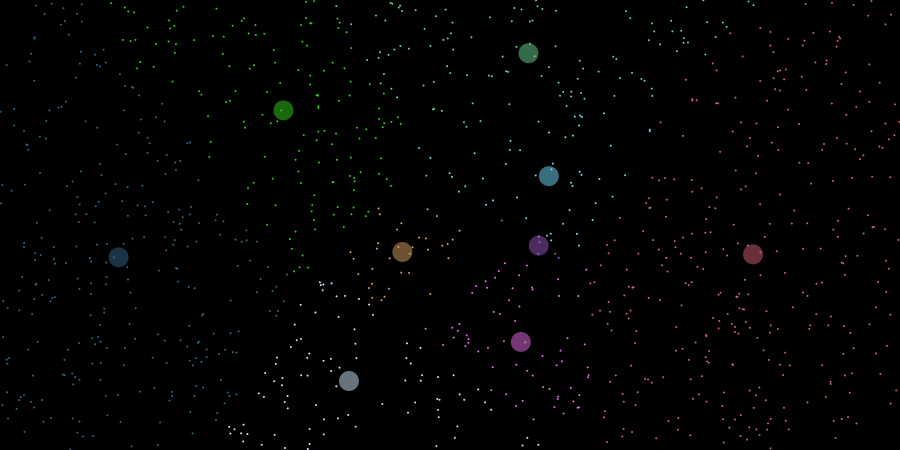
Frame 1 (no input)
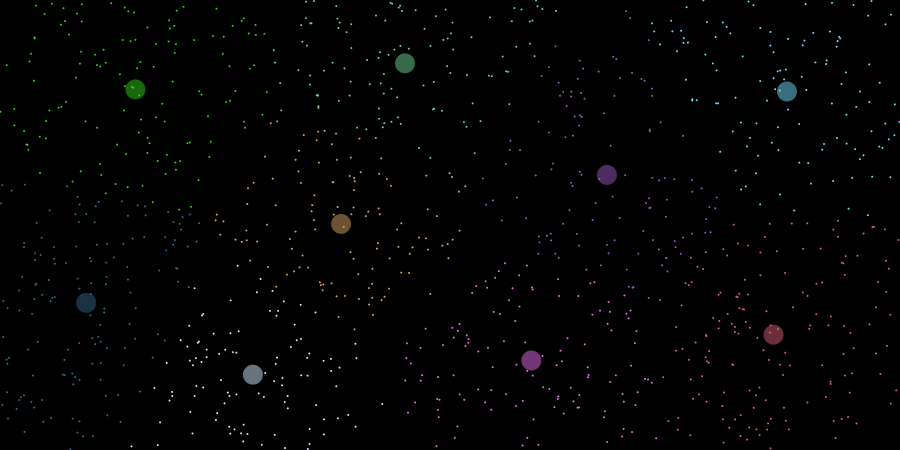
Frame 60 (the mouse pressed at the canvas centre just before this capture)
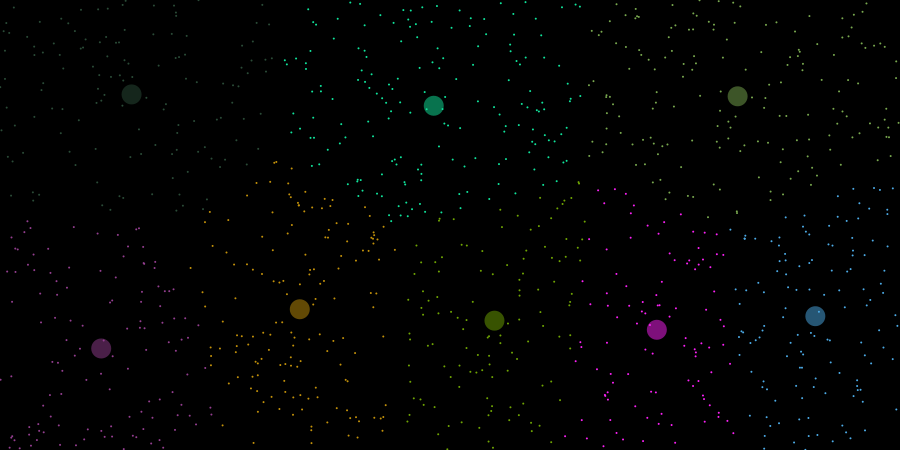
Frame 120 (the mouse held since frame 60 and released just before this capture)

The Processing sketch that drew these frames (run headless with seeded random() and noise(); from frame 60 on, the mouse is pressed at the canvas centre):

// Processing sketch: processing_51456
// ── processing_51456.pde

int numberOfParticles = 1096;
int numberOfCentroids = 9;


int counter = 0;

ArrayList particles, centroids;

void setup() {

  size(900, 450);
  background(255);
  smooth();

  particles = new ArrayList();
  centroids = new ArrayList();

  for (int i = 0; i < numberOfParticles; i++) {
    particles.add(new c_Particle());
  }

  for (int i = 0; i < numberOfCentroids; i++) {
    centroids.add(new c_Centroid(i, random(255), random(255), random(255)));
  }

  TickSim();
}

void draw() {

  background(0);

  counter++;
  
  TickSim();

  if (counter > 100) { 
    
    counter = 0;
    
    particles.clear(); centroids.clear();
    
      for (int i = 0; i < numberOfParticles; i++) {
    particles.add(new c_Particle());
  }

  for (int i = 0; i < numberOfCentroids; i++) {
    centroids.add(new c_Centroid(i, random(255), random(255), random(255)));
  }
  }

  for (int i = 0; i < particles.size(); i++) {

    c_Particle curParticle = (c_Particle) particles.get(i);

    curParticle.drawParticle();
  }  

  for (int i = 0; i < centroids.size(); i++) {

    c_Centroid curCentroid = (c_Centroid) centroids.get(i);

    curCentroid.drawCentroid();
  }
}



void TickSim() {

  for (int i = 0; i < particles.size(); i++) {

    c_Particle curParticle = (c_Particle) particles.get(i);

    curParticle.FindClosestCentroid(centroids);
  }  

  for (int i = 0; i < centroids.size(); i++) {

    c_Centroid curCentroid = (c_Centroid) centroids.get(i);

    curCentroid.Tick(particles);
  }
}


class c_Particle {

  PVector position;
  PVector velocity;
  int centroidIndex;
  float colorR, colorG, colorB;

  c_Particle() {

    position = new PVector(random(900), random(450));
  }

  void FindClosestCentroid(ArrayList _centroids) {

    int closestCentroidIndex = 0;
    float closestDistance = 100000;

    // find which centroid is the closest
    for (int i = 0; i < _centroids.size(); i++) {      
      c_Centroid curCentroid = (c_Centroid) _centroids.get(i);

      float distanceCheck = position.dist(curCentroid.position); 

      if (distanceCheck < closestDistance)
      {
        closestCentroidIndex = i;
        closestDistance = distanceCheck;
      }
    }

    // now that we have the closest centroid chosen, assign the index,
    centroidIndex = closestCentroidIndex;

    // and grab the color for the visualization    
    c_Centroid curCentroid = (c_Centroid) _centroids.get(centroidIndex);
    colorR = curCentroid.colorR;
    colorG = curCentroid.colorG;
    colorB = curCentroid.colorB;
  }

  void drawParticle() {

    pushMatrix();
      translate(position.x, position.y);
      noStroke();    
      fill(colorR, colorG, colorB, 255);
      ellipse(0, 0, 2, 2);
    popMatrix();
  }
}


class c_Centroid {

  PVector position;
  float colorR, colorG, colorB;
  int internalIndex;

  c_Centroid(int _internalIndex, float _r, float _g, float _b) {

    position = new PVector(random(400,500), random(150,300));
    colorR = _r;
    colorG = _g;
    colorB = _b;
    internalIndex = _internalIndex;
  }

  void Tick(ArrayList _particles) {

    //println("-----------------------");
    //println("K-Means Centroid Tick");

    // move the centroid to its new position

    PVector newPosition = new PVector(0.0, 0.0);

    float numberOfAssociatedParticles = 0;

    for (int i = 0; i < _particles.size(); i++) {

      c_Particle curParticle = (c_Particle) _particles.get(i);

      if (curParticle.centroidIndex == internalIndex) {
        newPosition.add(curParticle.position); 
        numberOfAssociatedParticles++;
      }
    }

    newPosition.div(numberOfAssociatedParticles);
    position = newPosition;
  }

  void drawCentroid() {

    pushMatrix();

    translate(position.x, position.y);
    noStroke();
    fill(colorR, colorG, colorB, 128);
    ellipse(0, 0, 20, 20);

    popMatrix();
  }
}
                
